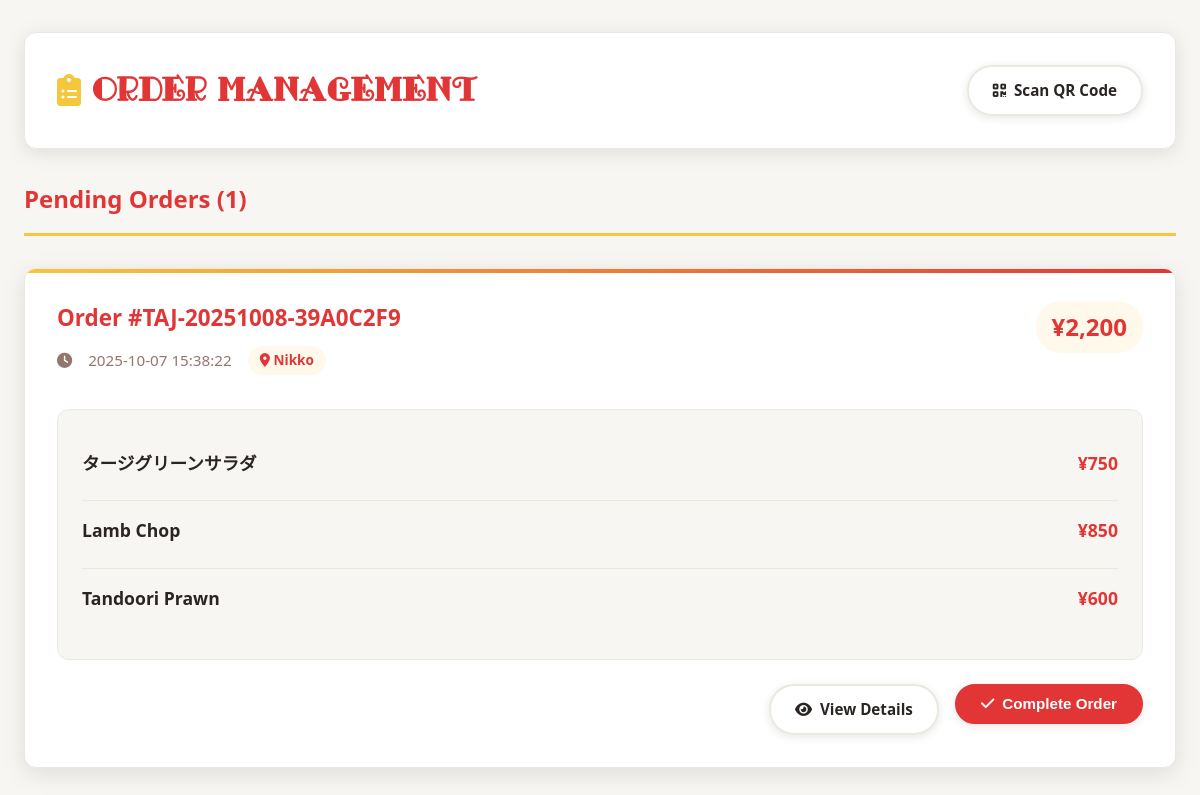
Page /admin/orders on the committed database.
### tables this page shows
CREATE TABLE orders (
                    id INTEGER PRIMARY KEY AUTOINCREMENT,
                    order_number TEXT UNIQUE NOT NULL,
                    customer_info TEXT,
                    items TEXT NOT NULL,
                    total_amount INTEGER NOT NULL,
                    status TEXT DEFAULT 'pending',
                    restaurant_location TEXT,
                    created_at TIMESTAMP DEFAULT CURRENT_TIMESTAMP,
                    completed_at TIMESTAMP,
                    qr_code_path TEXT
                );

### app.py (the view)
@app.route('/admin/orders')
def admin_orders():
    try:
        pending_orders = db.get_pending_orders()
        print(f"DEBUG: pending_orders type: {type(pending_orders)}")
        print(f"DEBUG: pending_orders length: {len(pending_orders) if hasattr(pending_orders, '__len__') else 'no length'}")
        return render_template('admin_orders.html', orders=pending_orders)
    except Exception as e:
        print(f"ERROR in admin_orders: {e}")
        import traceback
        traceback.print_exc()
        return f"Error: {e}", 500

### database.py (called while the page is built)
    def get_pending_orders(self) -> List[Dict]:
        return self.get_orders_by_status('pending')

    def get_orders_by_status(self, status: str) -> List[Dict]:
        import json
        with sqlite3.connect(self.db_path) as conn:
            conn.row_factory = sqlite3.Row
            cursor = conn.cursor()
            cursor.execute('''
                SELECT * FROM orders
                WHERE status = ?
                ORDER BY created_at DESC
            ''', (status,))
            orders = []
            for row in cursor.fetchall():
                order = dict(row)
                order['items'] = json.loads(order['items'])
                order['customer_info'] = json.loads(order['customer_info']) if order['customer_info'] else {}
                orders.append(order)
            return orders

### templates/admin_orders.html (shortened to what this page needs)
<!DOCTYPE html>
<html lang="en">
<head>
    <link rel="stylesheet" href="{{ url_for('static', filename='css/style.css') }}">
    <link rel="stylesheet" href="https://cdnjs.cloudflare.com/ajax/libs/font-awesome/6.0.0/css/all.min.css">
</head>
<body>
    <section class="admin-panel">
        <div class="container">
            <div class="admin-header">
                <h1><i class="fas fa-clipboard-list"></i> Order Management
                </h1>
                <div class="admin-nav">
                    {% if restaurant_location %}
                        <a href="{{ url_for('collect_order_by_location', restaurant_location=restaurant_location) }}" class="btn btn-outline">
                            <i class="fas fa-qrcode"></i> Scan QR Code
                        </a>
                    {% else %}
                        <a href="{{ url_for('collect_order') }}" class="btn btn-outline">
                            <i class="fas fa-qrcode"></i> Scan QR Code
                        </a>
                    {% endif %}
                </div>
            </div>
            {% if orders %}
            <div class="orders-list">
                <h2>Pending Orders ({{ orders|length }})</h2>
                {% for order in orders %}
                <div class="order-card">
                    <div class="order-header">
                        <div class="order-info">
                            <h3>Order #{{ order['order_number'] }}</h3>
                            <p class="order-meta">
                                <i class="fas fa-clock"></i> {{ order['created_at'] }}
                                <span class="restaurant-location">
                                    <i class="fas fa-map-marker-alt"></i> {{ order['restaurant_location']|title }}
                                </span>
                            </p>
                        </div>
                        <div class="order-total">
                            <strong>¥{{ "{:,}".format(order['total_amount']) }}</strong>
                        </div>
                    </div>
                    <div class="order-items">
                        {% for item in order['items'] %}
                        <div class="order-item">
                            <div class="item-details">
                                <strong>{{ item['name'] }}</strong>
                            </div>
                            <div class="item-price">¥{{ "{:,}".format(item['price']) }}</div>
                        </div>
                        {% endfor %}
                    </div>
                    <div class="order-actions">
                        <a href="{{ url_for('view_order', order_number=order['order_number']) }}"
                           class="btn btn-outline" target="_blank">
                            <i class="fas fa-eye"></i> View Details
                        </a>
                        {% if restaurant_location %}
                        <form method="POST" action="{{ url_for('complete_order_by_location', order_number=order['order_number'], restaurant_location=restaurant_location) }}"
                              style="display: inline;">
                            <button type="submit" class="btn btn-success">
                                <i class="fas fa-check"></i> Complete Order
                            </button>
                        </form>
                        {% else %}
                        <form method="POST" action="{{ url_for('complete_order', order_number=order['order_number']) }}"
                              style="display: inline;">
                            <button type="submit" class="btn btn-success">
                                <i class="fas fa-check"></i> Complete Order
                            </button>
                        </form>
                        {% endif %}
                    </div>
                </div>
                {% endfor %}
            </div>
            {% endif %}
        </div>
    </section>
</body>
</html>

### templates/admin_orders.html (style rules this page uses)
.admin-panel { min-height: 100vh; background: hsl(var(--luxury-cream)); padding: 2rem 0; }
.admin-header { display: flex; justify-content: space-between; align-items: center; margin-bottom: 2rem; flex-wrap: wrap; gap: 1rem; background: hsl(var(--card)); padding: 2rem; border-radius: var(--radius); box-shadow: 0 4px 20px rgba(0, 0, 0, 0.1); border: 1px solid hsl(var(--border)); }
.admin-header h1 { color: hsl(var(--luxury-red)); margin: 0; font-size: 2rem; font-weight: 700; display: flex; align-items: center; gap: 0.75rem; }
.admin-header h1 i { color: hsl(var(--luxury-gold)); }
.admin-nav { display: flex; gap: 1rem; flex-wrap: wrap; }
.orders-list h2 { color: hsl(var(--luxury-red)); margin-bottom: 2rem; padding-bottom: 1rem; border-bottom: 3px solid hsl(var(--luxury-gold)); font-size: 1.5rem; font-weight: 700; }
.order-card { background: hsl(var(--card)); border-radius: var(--radius); padding: 2rem; margin-bottom: 2rem; border: 1px solid hsl(var(--border)); box-shadow: 0 6px 25px rgba(0, 0, 0, 0.1); transition: all 0.3s ease; position: relative; overflow: hidden; }
.order-card::before { content: ''; position: absolute; top: 0; left: 0; right: 0; height: 4px; background: linear-gradient(90deg, hsl(var(--luxury-gold)), hsl(var(--luxury-red))); }
.order-header { display: flex; justify-content: space-between; align-items: flex-start; margin-bottom: 1.5rem; }
.order-info h3 { color: hsl(var(--luxury-red)); margin: 0 0 0.75rem 0; font-size: 1.4rem; font-weight: 700; }
.order-meta { color: hsl(var(--muted-foreground)); font-size: 0.95rem; margin: 0; display: flex; align-items: center; gap: 1rem; flex-wrap: wrap; }
.restaurant-location { background: hsl(var(--luxury-gold) / 0.1); color: hsl(var(--luxury-red)); padding: 0.25rem 0.75rem; border-radius: 20px; font-weight: 600; font-size: 0.85rem; }
.order-total { font-size: 1.5rem; color: hsl(var(--luxury-red)); font-weight: 700; background: hsl(var(--luxury-gold) / 0.1); padding: 0.5rem 1rem; border-radius: 25px; }
.order-items { margin: 1.5rem 0; padding: 1.5rem; background: hsl(var(--luxury-cream)); border-radius: var(--radius); border: 1px solid hsl(var(--border)); }
.order-item { display: flex; justify-content: space-between; align-items: flex-start; padding: 1rem 0; border-bottom: 1px solid hsl(var(--border)); }
.order-item:last-child { border-bottom: none; }
.item-details strong { display: block; color: hsl(var(--foreground)); margin-bottom: 0.5rem; font-size: 1.1rem; font-weight: 600; }
.item-price { font-weight: 700; color: hsl(var(--luxury-red)); font-size: 1.1rem; }
.order-actions { display: flex; gap: 1rem; justify-content: flex-end; margin-top: 1.5rem; flex-wrap: wrap; }
.btn { padding: 0.75rem 1.5rem; border: none; border-radius: 25px; cursor: pointer; text-decoration: none; display: inline-flex; align-items: center; gap: 0.5rem; font-weight: 600; transition: all 0.3s ease; font-size: 0.95rem; box-shadow: 0 2px 10px rgba(0, 0, 0, 0.1); }
.btn-outline { background: transparent; color: hsl(var(--foreground)); border: 2px solid hsl(var(--border)); }
.btn-success { background: hsl(var(--luxury-red)); color: white; border: 2px solid hsl(var(--luxury-red)); }

### rows in the picture
orders: order_number "TAJ-20251008-39A0C2F9", created_at "2025-10-07 15:38:22", restaurant_location "Nikko", total_amount "2,200", name "タージグリーンサラダ" "Lamb Chop" "Tandoori Prawn", price "750" "850" "600"

### other values in the picture
{{ orders|length }} "1"
